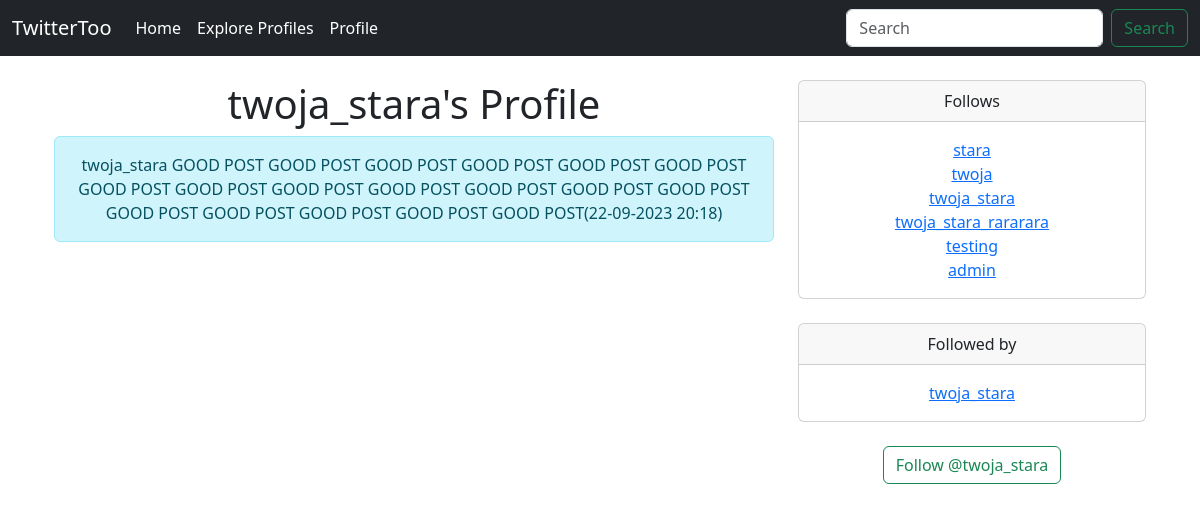
The page /profile/4 (signed in) on the database its author committed.
### TwitterToo/models.py (models this page shows)
class Profile(models.Model):
    user = models.OneToOneField(User, on_delete=models.CASCADE)
    follows = models.ManyToManyField(
        'self',
        related_name='followed_by',
        symmetrical=False,
        blank=True,
    )
    last_active_date = models.DateTimeField(User, auto_now=True)
    def __str__(self) -> str:
        return self.user.username

class Tweet(models.Model):
    user = models.ForeignKey(
        to=User,
        related_name='tweets',
        on_delete=models.DO_NOTHING
    )
    body = models.CharField(max_length=200)
    created_at = models.DateTimeField(auto_now_add=True)
    def __str__(self) -> str:
        return(
            f'{self.user} '
            f'{self.body}'
            f'({self.created_at:%d-%m-%Y %H:%M})'
        )

### TwitterToo/views.py (the view, shortened to what this page needs)
# urls.py: path('profile/<int:pk>', views.profile, name='profile'),
def profile(request, pk):
    if request.user.is_authenticated:
        profile = Profile.objects.get(user_id=pk)
        tweets = Tweet.objects.filter(user_id=pk).order_by('-created_at')
        return render(request, 'profile.html', {'profile': profile,'tweets': tweets})
    else:
        messages.success(request, ('You must be logged in to view this page!'))
        return redirect('home')

### TwitterToo/templates/profile.html (shortened to what this page needs)
{% extends 'base.html' %}
{% block content %}
  {% if profile %}
    <div class="container text-center">
      <div class="row">
        <div class="col-md-8">
          <h1>{{ profile.user.username }}'s Profile</h1>
          {% if tweets %}
            {% for tweet in tweets %}
              <div class="alert alert-info" role="alert">
                {{ tweet }}
              </div>
              <br>
            {% endfor %}
          {% endif %}
        </div>
        <div class="col-md-4">
          <div class="card">
            <div class="card-header">
              Follows
            </div>
            <div class="card-body">
              <p class="card-text">
                {% for follow in profile.follows.all %}
                  <a href="{% url 'profile' follow.user.id %}">
                    {{ follow }}
                  </a><br/>
                {% endfor %}
              </p>
            </div>
          </div>
          <br>
          <div class="card">
            <div class="card-header">
              Followed by
            </div>
            <div class="card-body">
              <p class="card-text">
                {% for follow in profile.followed_by.all %}
                  <a href="{% url 'profile' follow.user.id %}">
                    {{ follow }}
                  </a><br/>
                {% endfor %}
              </p>
            </div>
          </div>
          <br>
          <form method="POST">
            {% if profile in user.profile.follows.all %}
              <button class="btn btn-outline-danger" name="follow" value="unfollow" type="submit">
                Unfollow @{{ profile.user.username|lower }}
              </button>
            {% else %}
              <button class="btn btn-outline-success" name="follow" value="follow" type="submit">
                Follow @{{ profile.user.username|lower }}
              </button>
            {% endif %}
          </form>
        </div>
      </div>
    </div>
  {% endif %}
{% endblock %}

### rows shown on the page
Profile: user.username "twoja_stara"
Tweet: user+body+created_at "twoja_stara GOOD POST GOOD POST GOOD POST GOOD POST GOOD POST GOOD POST GOOD POST GOOD POST GOOD POST GOOD POST GOOD POST GOOD POST GOOD POST GOOD POST GOOD POST GOOD POST GOOD POST GOOD POST(22-09-2023 20:18)"
Profile: user.username "stara"
Profile: user.username "twoja"
Profile: user.username "twoja_stara_rararara"
Profile: user.username "testing"
Profile: user.username "admin"
